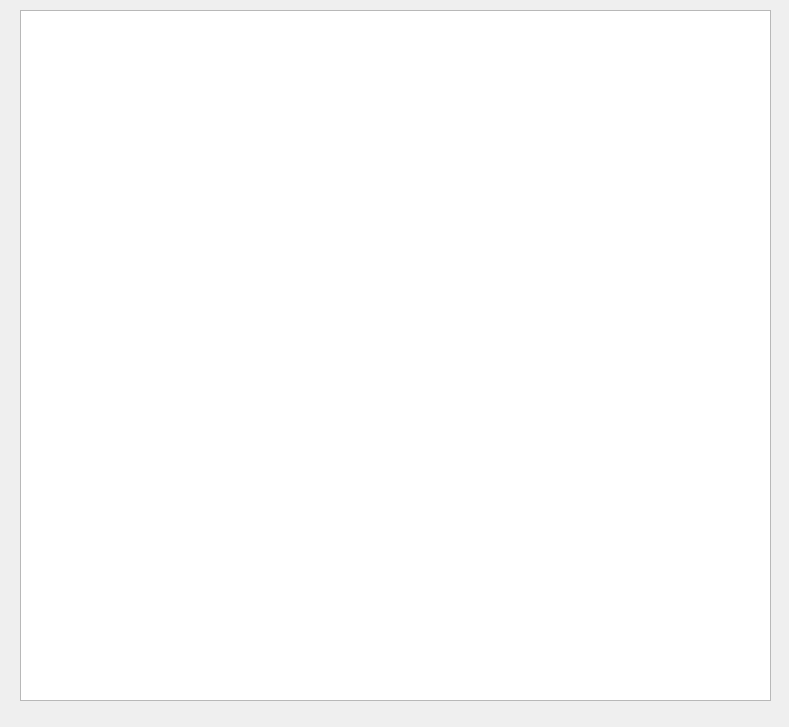
<?xml version="1.0" encoding="UTF-8"?>
<ui version="4.0">
 <class>Dialog_orders_history</class>
 <widget class="QDialog" name="Dialog_orders_history">
  <property name="geometry">
   <rect>
    <x>0</x>
    <y>0</y>
    <width>789</width>
    <height>727</height>
   </rect>
  </property>
  <property name="windowTitle">
   <string>История заказов</string>
  </property>
  <widget class="QTableWidget" name="tableWidge_orders_history">
   <property name="geometry">
    <rect>
     <x>20</x>
     <y>10</y>
     <width>751</width>
     <height>691</height>
    </rect>
   </property>
  </widget>
 </widget>
 <resources/>
 <connections/>
</ui>
